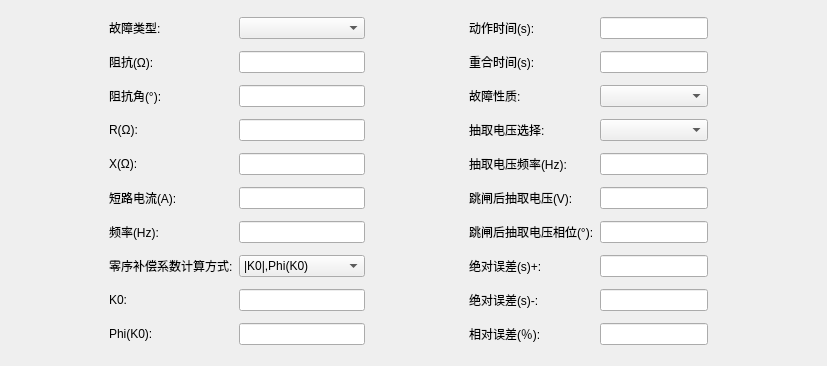
<?xml version="1.0" encoding="UTF-8"?>
<ui version="4.0">
 <class>QRecloseAccItemParaEditWidget</class>
 <widget class="QWidget" name="QRecloseAccItemParaEditWidget">
  <property name="geometry">
   <rect>
    <x>0</x>
    <y>0</y>
    <width>827</width>
    <height>366</height>
   </rect>
  </property>
  <property name="windowTitle">
   <string>QRecloseAccItemParaEditWidget</string>
  </property>
  <layout class="QHBoxLayout" name="horizontalLayout_2">
   <item>
    <layout class="QGridLayout" name="m_gridLayout">
     <property name="rightMargin">
      <number>10</number>
     </property>
     <item row="6" column="2">
      <widget class="QLineEdit" name="m_editFre">
       <property name="sizePolicy">
        <sizepolicy hsizetype="Fixed" vsizetype="Fixed">
         <horstretch>0</horstretch>
         <verstretch>0</verstretch>
        </sizepolicy>
       </property>
       <property name="maximumSize">
        <size>
         <width>150</width>
         <height>16777215</height>
        </size>
       </property>
      </widget>
     </item>
     <item row="7" column="2">
      <widget class="QComboBox" name="m_cbbK0Mode">
       <property name="sizePolicy">
        <sizepolicy hsizetype="Fixed" vsizetype="Fixed">
         <horstretch>0</horstretch>
         <verstretch>0</verstretch>
        </sizepolicy>
       </property>
       <property name="maximumSize">
        <size>
         <width>150</width>
         <height>16777215</height>
        </size>
       </property>
       <item>
        <property name="text">
         <string>|K0|,Phi(K0)</string>
        </property>
       </item>
       <item>
        <property name="text">
         <string>RERL,XEXL</string>
        </property>
       </item>
       <item>
        <property name="text">
         <string>|Z0/Z1|,Phi(Z0/Z1)</string>
        </property>
       </item>
      </widget>
     </item>
     <item row="6" column="1">
      <widget class="QLabel" name="m_labFre">
       <property name="text">
        <string>频率(Hz):</string>
       </property>
      </widget>
     </item>
     <item row="7" column="4">
      <widget class="QLabel" name="m_labAbsErr1">
       <property name="text">
        <string>绝对误差(s)+:</string>
       </property>
      </widget>
     </item>
     <item row="2" column="5">
      <widget class="CExBaseListComboBox" name="m_cbbFaultPermanent">
       <property name="sizePolicy">
        <sizepolicy hsizetype="Fixed" vsizetype="Fixed">
         <horstretch>0</horstretch>
         <verstretch>0</verstretch>
        </sizepolicy>
       </property>
       <property name="maximumSize">
        <size>
         <width>150</width>
         <height>16777215</height>
        </size>
       </property>
      </widget>
     </item>
     <item row="8" column="1">
      <widget class="QLabel" name="m_labKlKr">
       <property name="text">
        <string>K0:</string>
       </property>
      </widget>
     </item>
     <item row="7" column="1">
      <widget class="QLabel" name="m_labK0Mode">
       <property name="text">
        <string>零序补偿系数计算方式:</string>
       </property>
      </widget>
     </item>
     <item row="8" column="2">
      <widget class="QSettingLineEdit" name="m_editKlKr">
       <property name="sizePolicy">
        <sizepolicy hsizetype="Fixed" vsizetype="Fixed">
         <horstretch>0</horstretch>
         <verstretch>0</verstretch>
        </sizepolicy>
       </property>
       <property name="maximumSize">
        <size>
         <width>150</width>
         <height>16777215</height>
        </size>
       </property>
      </widget>
     </item>
     <item row="3" column="1">
      <widget class="QLabel" name="m_labR">
       <property name="text">
        <string>R(Ω):</string>
       </property>
      </widget>
     </item>
     <item row="4" column="1">
      <widget class="QLabel" name="m_labX">
       <property name="text">
        <string>X(Ω):</string>
       </property>
      </widget>
     </item>
     <item row="4" column="2">
      <widget class="QLineEdit" name="m_editX">
       <property name="sizePolicy">
        <sizepolicy hsizetype="Fixed" vsizetype="Fixed">
         <horstretch>0</horstretch>
         <verstretch>0</verstretch>
        </sizepolicy>
       </property>
       <property name="maximumSize">
        <size>
         <width>150</width>
         <height>16777215</height>
        </size>
       </property>
      </widget>
     </item>
     <item row="0" column="4">
      <widget class="QLabel" name="m_labTripTime">
       <property name="text">
        <string>动作时间(s):</string>
       </property>
      </widget>
     </item>
     <item row="4" column="4">
      <widget class="QLabel" name="m_labUxInputFre">
       <property name="text">
        <string>抽取电压频率(Hz):</string>
       </property>
      </widget>
     </item>
     <item row="3" column="4">
      <widget class="QLabel" name="m_labUxMode">
       <property name="text">
        <string>抽取电压选择:</string>
       </property>
      </widget>
     </item>
     <item row="4" column="5">
      <widget class="QSettingLineEdit" name="m_editUxInputFre">
       <property name="sizePolicy">
        <sizepolicy hsizetype="Fixed" vsizetype="Fixed">
         <horstretch>0</horstretch>
         <verstretch>0</verstretch>
        </sizepolicy>
       </property>
       <property name="maximumSize">
        <size>
         <width>150</width>
         <height>16777215</height>
        </size>
       </property>
      </widget>
     </item>
     <item row="3" column="5">
      <widget class="CExBaseListComboBox" name="m_cbbUxMode">
       <property name="sizePolicy">
        <sizepolicy hsizetype="Fixed" vsizetype="Fixed">
         <horstretch>0</horstretch>
         <verstretch>0</verstretch>
        </sizepolicy>
       </property>
       <property name="maximumSize">
        <size>
         <width>150</width>
         <height>16777215</height>
        </size>
       </property>
      </widget>
     </item>
     <item row="0" column="5">
      <widget class="QSettingLineEdit" name="m_editTripTime">
       <property name="sizePolicy">
        <sizepolicy hsizetype="Fixed" vsizetype="Fixed">
         <horstretch>0</horstretch>
         <verstretch>0</verstretch>
        </sizepolicy>
       </property>
       <property name="maximumSize">
        <size>
         <width>150</width>
         <height>16777215</height>
        </size>
       </property>
      </widget>
     </item>
     <item row="5" column="5">
      <widget class="QSettingLineEdit" name="m_editUxInputMag">
       <property name="sizePolicy">
        <sizepolicy hsizetype="Fixed" vsizetype="Fixed">
         <horstretch>0</horstretch>
         <verstretch>0</verstretch>
        </sizepolicy>
       </property>
       <property name="maximumSize">
        <size>
         <width>150</width>
         <height>16777215</height>
        </size>
       </property>
      </widget>
     </item>
     <item row="1" column="5">
      <widget class="QSettingLineEdit" name="m_editRecloseTime">
       <property name="sizePolicy">
        <sizepolicy hsizetype="Fixed" vsizetype="Fixed">
         <horstretch>0</horstretch>
         <verstretch>0</verstretch>
        </sizepolicy>
       </property>
       <property name="maximumSize">
        <size>
         <width>150</width>
         <height>16777215</height>
        </size>
       </property>
      </widget>
     </item>
     <item row="1" column="4">
      <widget class="QLabel" name="m_labRecloseTime">
       <property name="text">
        <string>重合时间(s):</string>
       </property>
      </widget>
     </item>
     <item row="5" column="4">
      <widget class="QLabel" name="m_labUxInputMag">
       <property name="text">
        <string>跳闸后抽取电压(V):</string>
       </property>
      </widget>
     </item>
     <item row="6" column="5">
      <widget class="QSettingLineEdit" name="m_editUxInputAng">
       <property name="sizePolicy">
        <sizepolicy hsizetype="Fixed" vsizetype="Fixed">
         <horstretch>0</horstretch>
         <verstretch>0</verstretch>
        </sizepolicy>
       </property>
       <property name="maximumSize">
        <size>
         <width>150</width>
         <height>16777215</height>
        </size>
       </property>
      </widget>
     </item>
     <item row="2" column="4">
      <widget class="QLabel" name="m_labFaultPermanent">
       <property name="text">
        <string>故障性质:</string>
       </property>
      </widget>
     </item>
     <item row="6" column="4">
      <widget class="QLabel" name="m_labUxInputAng">
       <property name="text">
        <string>跳闸后抽取电压相位(°):</string>
       </property>
      </widget>
     </item>
     <item row="0" column="0">
      <spacer name="horizontalSpacer_2">
       <property name="orientation">
        <enum>Qt::Horizontal</enum>
       </property>
       <property name="sizeHint" stdset="0">
        <size>
         <width>40</width>
         <height>20</height>
        </size>
       </property>
      </spacer>
     </item>
     <item row="0" column="1">
      <widget class="QLabel" name="m_labFaultType">
       <property name="text">
        <string>故障类型:</string>
       </property>
      </widget>
     </item>
     <item row="3" column="2">
      <widget class="QLineEdit" name="m_editR">
       <property name="sizePolicy">
        <sizepolicy hsizetype="Fixed" vsizetype="Fixed">
         <horstretch>0</horstretch>
         <verstretch>0</verstretch>
        </sizepolicy>
       </property>
       <property name="maximumSize">
        <size>
         <width>150</width>
         <height>16777215</height>
        </size>
       </property>
      </widget>
     </item>
     <item row="5" column="1">
      <widget class="QLabel" name="m_labISet">
       <property name="text">
        <string>短路电流(A):</string>
       </property>
      </widget>
     </item>
     <item row="1" column="1">
      <widget class="QLabel" name="m_labZ">
       <property name="text">
        <string>阻抗(Ω):</string>
       </property>
      </widget>
     </item>
     <item row="2" column="1">
      <widget class="QLabel" name="m_labZAngle">
       <property name="text">
        <string>阻抗角(°):</string>
       </property>
      </widget>
     </item>
     <item row="5" column="2">
      <widget class="QLineEdit" name="m_editISet">
       <property name="sizePolicy">
        <sizepolicy hsizetype="Fixed" vsizetype="Fixed">
         <horstretch>0</horstretch>
         <verstretch>0</verstretch>
        </sizepolicy>
       </property>
       <property name="maximumSize">
        <size>
         <width>150</width>
         <height>16777215</height>
        </size>
       </property>
      </widget>
     </item>
     <item row="2" column="2">
      <widget class="QSettingLineEdit" name="m_editZAngle">
       <property name="sizePolicy">
        <sizepolicy hsizetype="Fixed" vsizetype="Fixed">
         <horstretch>0</horstretch>
         <verstretch>0</verstretch>
        </sizepolicy>
       </property>
       <property name="maximumSize">
        <size>
         <width>150</width>
         <height>16777215</height>
        </size>
       </property>
      </widget>
     </item>
     <item row="1" column="2">
      <widget class="QSettingLineEdit" name="m_editZ">
       <property name="sizePolicy">
        <sizepolicy hsizetype="Fixed" vsizetype="Fixed">
         <horstretch>0</horstretch>
         <verstretch>0</verstretch>
        </sizepolicy>
       </property>
       <property name="maximumSize">
        <size>
         <width>150</width>
         <height>16777215</height>
        </size>
       </property>
      </widget>
     </item>
     <item row="0" column="2">
      <widget class="CExBaseListComboBox" name="m_cbbFaultType">
       <property name="sizePolicy">
        <sizepolicy hsizetype="Fixed" vsizetype="Fixed">
         <horstretch>0</horstretch>
         <verstretch>0</verstretch>
        </sizepolicy>
       </property>
       <property name="maximumSize">
        <size>
         <width>150</width>
         <height>16777215</height>
        </size>
       </property>
      </widget>
     </item>
     <item row="0" column="6">
      <spacer name="horizontalSpacer_3">
       <property name="orientation">
        <enum>Qt::Horizontal</enum>
       </property>
       <property name="sizeHint" stdset="0">
        <size>
         <width>40</width>
         <height>20</height>
        </size>
       </property>
      </spacer>
     </item>
     <item row="0" column="3">
      <spacer name="horizontalSpacer">
       <property name="orientation">
        <enum>Qt::Horizontal</enum>
       </property>
       <property name="sizeHint" stdset="0">
        <size>
         <width>40</width>
         <height>20</height>
        </size>
       </property>
      </spacer>
     </item>
     <item row="9" column="4">
      <widget class="QLabel" name="m_labRelErr">
       <property name="text">
        <string>相对误差(％):</string>
       </property>
      </widget>
     </item>
     <item row="9" column="5">
      <widget class="QLineEdit" name="m_editRelErr">
       <property name="sizePolicy">
        <sizepolicy hsizetype="Fixed" vsizetype="Fixed">
         <horstretch>0</horstretch>
         <verstretch>0</verstretch>
        </sizepolicy>
       </property>
       <property name="maximumSize">
        <size>
         <width>150</width>
         <height>16777215</height>
        </size>
       </property>
      </widget>
     </item>
     <item row="9" column="1">
      <widget class="QLabel" name="m_labAngKx">
       <property name="text">
        <string>Phi(K0):</string>
       </property>
      </widget>
     </item>
     <item row="9" column="2">
      <widget class="QSettingLineEdit" name="m_editAngKx">
       <property name="sizePolicy">
        <sizepolicy hsizetype="Fixed" vsizetype="Fixed">
         <horstretch>0</horstretch>
         <verstretch>0</verstretch>
        </sizepolicy>
       </property>
       <property name="maximumSize">
        <size>
         <width>150</width>
         <height>16777215</height>
        </size>
       </property>
      </widget>
     </item>
     <item row="7" column="5">
      <widget class="QLineEdit" name="m_editAbsErr1">
       <property name="sizePolicy">
        <sizepolicy hsizetype="Fixed" vsizetype="Fixed">
         <horstretch>0</horstretch>
         <verstretch>0</verstretch>
        </sizepolicy>
       </property>
       <property name="minimumSize">
        <size>
         <width>0</width>
         <height>0</height>
        </size>
       </property>
       <property name="maximumSize">
        <size>
         <width>150</width>
         <height>16777215</height>
        </size>
       </property>
      </widget>
     </item>
     <item row="8" column="4">
      <widget class="QLabel" name="m_labAbsErr2">
       <property name="text">
        <string>绝对误差(s)-:</string>
       </property>
      </widget>
     </item>
     <item row="8" column="5">
      <widget class="QLineEdit" name="m_editAbsErr2">
       <property name="sizePolicy">
        <sizepolicy hsizetype="Fixed" vsizetype="Fixed">
         <horstretch>0</horstretch>
         <verstretch>0</verstretch>
        </sizepolicy>
       </property>
       <property name="maximumSize">
        <size>
         <width>150</width>
         <height>16777215</height>
        </size>
       </property>
      </widget>
     </item>
    </layout>
   </item>
  </layout>
 </widget>
 <layoutdefault spacing="6" margin="11"/>
 <customwidgets>
  <customwidget>
   <class>QSettingLineEdit</class>
   <extends>QLineEdit</extends>
   <header>../../UI/Controls/SettingCtrls/QSettingLineEdit.h</header>
  </customwidget>
  <customwidget>
   <class>CExBaseListComboBox</class>
   <extends>QComboBox</extends>
   <header>../../../../Module/BaseClass/QT/QExBaseListComboBox.h</header>
  </customwidget>
 </customwidgets>
 <resources/>
 <connections/>
</ui>
